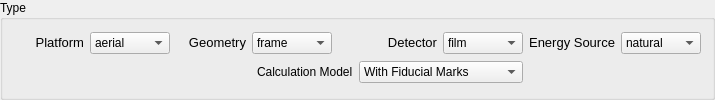
       <widget class="QGroupBox" name="groupBox">
        <property name="title">
         <string>Type</string>
        </property>
        <layout class="QGridLayout" name="gridLayout">
         <item row="0" column="0">
          <layout class="QHBoxLayout" name="horizontalLayout_12">
           <item>
            <widget class="QLabel" name="label_4">
             <property name="sizePolicy">
              <sizepolicy hsizetype="MinimumExpanding" vsizetype="Preferred">
               <horstretch>0</horstretch>
               <verstretch>0</verstretch>
              </sizepolicy>
             </property>
             <property name="minimumSize">
              <size>
               <width>70</width>
               <height>0</height>
              </size>
             </property>
             <property name="text">
              <string>&lt;!DOCTYPE HTML PUBLIC &quot;-//W3C//DTD HTML 4.0//EN&quot; &quot;http://www.w3.org/TR/REC-html40/strict.dtd&quot;&gt;
&lt;html&gt;&lt;head&gt;&lt;meta name=&quot;qrichtext&quot; content=&quot;1&quot; /&gt;&lt;style type=&quot;text/css&quot;&gt;
p, li { white-space: pre-wrap; }
&lt;/style&gt;&lt;/head&gt;&lt;body style=&quot; font-family:'Sans'; font-size:10pt; font-weight:400; font-style:normal;&quot;&gt;
&lt;table style=&quot;-qt-table-type: root; margin-top:4px; margin-bottom:4px; margin-left:4px; margin-right:4px;&quot;&gt;
&lt;tr&gt;
&lt;td style=&quot;border: none;&quot;&gt;
&lt;p align=&quot;right&quot; style=&quot; margin-top:0px; margin-bottom:0px; margin-left:0px; margin-right:0px; -qt-block-indent:0; text-indent:0px;&quot;&gt;Platform&lt;/p&gt;&lt;/td&gt;&lt;/tr&gt;&lt;/table&gt;&lt;/body&gt;&lt;/html&gt;</string>
             </property>
            </widget>
           </item>
           <item>
            <widget class="QComboBox" name="platformCombo">
             <property name="minimumSize">
              <size>
               <width>80</width>
               <height>0</height>
              </size>
             </property>
             <item>
              <property name="text">
               <string>aerial</string>
              </property>
             </item>
            </widget>
           </item>
          </layout>
         </item>
         <item row="0" column="1" colspan="2">
          <layout class="QHBoxLayout" name="horizontalLayout_11">
           <item>
            <widget class="QLabel" name="label_2">
             <property name="sizePolicy">
              <sizepolicy hsizetype="MinimumExpanding" vsizetype="Preferred">
               <horstretch>0</horstretch>
               <verstretch>0</verstretch>
              </sizepolicy>
             </property>
             <property name="minimumSize">
              <size>
               <width>70</width>
               <height>0</height>
              </size>
             </property>
             <property name="text">
              <string>&lt;!DOCTYPE HTML PUBLIC &quot;-//W3C//DTD HTML 4.0//EN&quot; &quot;http://www.w3.org/TR/REC-html40/strict.dtd&quot;&gt;
&lt;html&gt;&lt;head&gt;&lt;meta name=&quot;qrichtext&quot; content=&quot;1&quot; /&gt;&lt;style type=&quot;text/css&quot;&gt;
p, li { white-space: pre-wrap; }
&lt;/style&gt;&lt;/head&gt;&lt;body style=&quot; font-family:'Sans'; font-size:10pt; font-weight:400; font-style:normal;&quot;&gt;
&lt;table style=&quot;-qt-table-type: root; margin-top:4px; margin-bottom:4px; margin-left:4px; margin-right:4px;&quot;&gt;
&lt;tr&gt;
&lt;td style=&quot;border: none;&quot;&gt;
&lt;p align=&quot;right&quot; style=&quot; margin-top:0px; margin-bottom:0px; margin-left:0px; margin-right:0px; -qt-block-indent:0; text-indent:0px;&quot;&gt;Geometry&lt;/p&gt;&lt;/td&gt;&lt;/tr&gt;&lt;/table&gt;&lt;/body&gt;&lt;/html&gt;</string>
             </property>
            </widget>
           </item>
           <item>
            <widget class="QComboBox" name="geometryCombo">
             <property name="minimumSize">
              <size>
               <width>80</width>
               <height>0</height>
              </size>
             </property>
             <item>
              <property name="text">
               <string>frame</string>
              </property>
             </item>
            </widget>
           </item>
          </layout>
         </item>
         <item row="0" column="4">
          <layout class="QHBoxLayout" name="horizontalLayout_13" stretch="1,0">
           <item>
            <widget class="QLabel" name="label_3">
             <property name="sizePolicy">
              <sizepolicy hsizetype="MinimumExpanding" vsizetype="Preferred">
               <horstretch>0</horstretch>
               <verstretch>0</verstretch>
              </sizepolicy>
             </property>
             <property name="minimumSize">
              <size>
               <width>70</width>
               <height>0</height>
              </size>
             </property>
             <property name="text">
              <string>&lt;!DOCTYPE HTML PUBLIC &quot;-//W3C//DTD HTML 4.0//EN&quot; &quot;http://www.w3.org/TR/REC-html40/strict.dtd&quot;&gt;
&lt;html&gt;&lt;head&gt;&lt;meta name=&quot;qrichtext&quot; content=&quot;1&quot; /&gt;&lt;style type=&quot;text/css&quot;&gt;
p, li { white-space: pre-wrap; }
&lt;/style&gt;&lt;/head&gt;&lt;body style=&quot; font-family:'Sans'; font-size:10pt; font-weight:400; font-style:normal;&quot;&gt;
&lt;table style=&quot;-qt-table-type: root; margin-top:4px; margin-bottom:4px; margin-left:4px; margin-right:4px;&quot;&gt;
&lt;tr&gt;
&lt;td style=&quot;border: none;&quot;&gt;
&lt;p align=&quot;right&quot; style=&quot; margin-top:0px; margin-bottom:0px; margin-left:0px; margin-right:0px; -qt-block-indent:0; text-indent:0px;&quot;&gt;Detector&lt;/p&gt;&lt;/td&gt;&lt;/tr&gt;&lt;/table&gt;&lt;/body&gt;&lt;/html&gt;</string>
             </property>
             <property name="alignment">
              <set>Qt::AlignRight|Qt::AlignTrailing|Qt::AlignVCenter</set>
             </property>
            </widget>
           </item>
           <item>
            <widget class="QComboBox" name="detectorCombo">
             <property name="minimumSize">
              <size>
               <width>80</width>
               <height>0</height>
              </size>
             </property>
             <item>
              <property name="text">
               <string>film</string>
              </property>
             </item>
             <item>
              <property name="text">
               <string>ccd</string>
              </property>
             </item>
            </widget>
           </item>
          </layout>
         </item>
         <item row="1" column="2" colspan="3">
          <layout class="QHBoxLayout" name="horizontalLayout_40">
           <item>
            <widget class="QLabel" name="label_20">
             <property name="text">
              <string>Calculation Model</string>
             </property>
            </widget>
           </item>
           <item>
            <widget class="QComboBox" name="calcModelComboBox">
             <item>
              <property name="text">
               <string>With Fiducial Marks</string>
              </property>
             </item>
             <item>
              <property name="text">
               <string>With Sensor Dimensions</string>
              </property>
             </item>
             <item>
              <property name="text">
               <string>Fixed Parameters</string>
              </property>
             </item>
            </widget>
           </item>
          </layout>
         </item>
         <item row="0" column="5">
          <layout class="QHBoxLayout" name="horizontalLayout_8" stretch="1,0">
           <item>
            <widget class="QLabel" name="label_26">
             <property name="text">
              <string>&lt;!DOCTYPE HTML PUBLIC &quot;-//W3C//DTD HTML 4.0//EN&quot; &quot;http://www.w3.org/TR/REC-html40/strict.dtd&quot;&gt;
&lt;html&gt;&lt;head&gt;&lt;meta name=&quot;qrichtext&quot; content=&quot;1&quot; /&gt;&lt;style type=&quot;text/css&quot;&gt;
p, li { white-space: pre-wrap; }
&lt;/style&gt;&lt;/head&gt;&lt;body style=&quot; font-family:'Sans'; font-size:10pt; font-weight:400; font-style:normal;&quot;&gt;
&lt;table style=&quot;-qt-table-type: root; margin-top:4px; margin-bottom:4px; margin-left:4px; margin-right:4px;&quot;&gt;
&lt;tr&gt;
&lt;td style=&quot;border: none;&quot;&gt;
&lt;p align=&quot;right&quot; style=&quot; margin-top:0px; margin-bottom:0px; margin-left:0px; margin-right:0px; -qt-block-indent:0; text-indent:0px;&quot;&gt;Energy Source&lt;/p&gt;&lt;/td&gt;&lt;/tr&gt;&lt;/table&gt;&lt;/body&gt;&lt;/html&gt;</string>
             </property>
             <property name="alignment">
              <set>Qt::AlignRight|Qt::AlignTrailing|Qt::AlignVCenter</set>
             </property>
            </widget>
           </item>
           <item>
            <widget class="QComboBox" name="energyCombo">
             <property name="minimumSize">
              <size>
               <width>80</width>
               <height>0</height>
              </size>
             </property>
             <item>
              <property name="text">
               <string>natural</string>
              </property>
             </item>
            </widget>
           </item>
          </layout>
         </item>
        </layout>
        <zorder></zorder>
       </widget>
